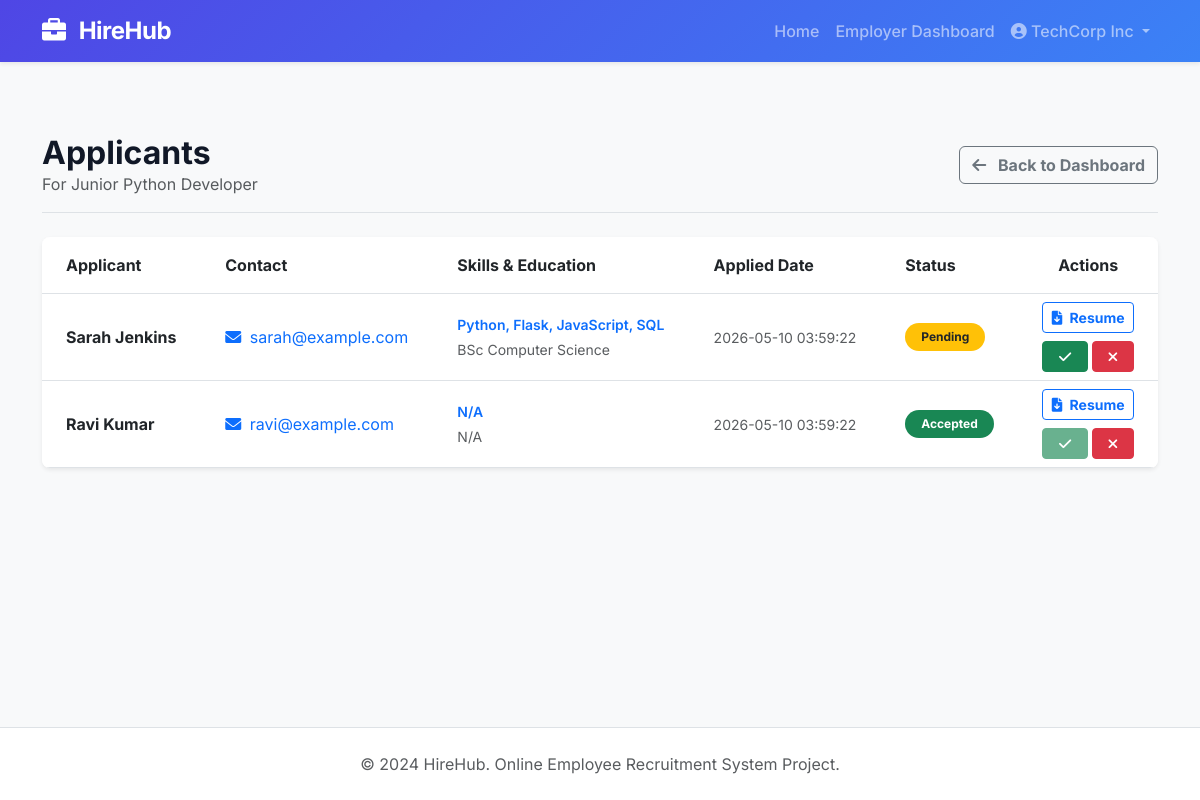
Screenshot of /employer/job/1/applicants (signed in) with the database file from the repository.
### tables this page shows
CREATE TABLE jobs (
    id INTEGER PRIMARY KEY AUTOINCREMENT,
    title TEXT NOT NULL,
    company TEXT NOT NULL,
    category TEXT NOT NULL,
    skills TEXT NOT NULL,
    experience TEXT NOT NULL,
    salary TEXT NOT NULL,
    location TEXT NOT NULL,
    description TEXT NOT NULL,
    last_date TEXT NOT NULL,
    employer_id INTEGER NOT NULL,
    FOREIGN KEY(employer_id) REFERENCES users(id)
);

CREATE TABLE applications (
    id INTEGER PRIMARY KEY AUTOINCREMENT,
    job_id INTEGER NOT NULL,
    seeker_id INTEGER NOT NULL,
    resume TEXT NOT NULL, -- Path to resume file
    status TEXT NOT NULL DEFAULT 'Pending' CHECK(status IN ('Pending', 'Accepted', 'Rejected')),
    applied_date TIMESTAMP DEFAULT CURRENT_TIMESTAMP,
    FOREIGN KEY(job_id) REFERENCES jobs(id),
    FOREIGN KEY(seeker_id) REFERENCES users(id)
);

CREATE TABLE users (
    id INTEGER PRIMARY KEY AUTOINCREMENT,
    name TEXT NOT NULL,
    email TEXT UNIQUE NOT NULL,
    password TEXT NOT NULL,
    role TEXT NOT NULL CHECK(role IN ('employer', 'seeker'))
);

CREATE TABLE seeker_profiles (
    id INTEGER PRIMARY KEY AUTOINCREMENT,
    user_id INTEGER NOT NULL UNIQUE,
    phone TEXT,
    address TEXT,
    skills TEXT,
    education TEXT,
    experience TEXT,
    FOREIGN KEY(user_id) REFERENCES users(id)
);

### app.py (the view)
@app.route('/employer/job/<int:job_id>/applicants')
@login_required
def view_applicants(job_id):
    if session.get('role') != 'employer':
        return redirect(url_for('index'))
    conn = get_db_connection()
    job = conn.execute('SELECT * FROM jobs WHERE id = ? AND employer_id = ?', (job_id, session['user_id'])).fetchone()
    if not job:
        conn.close()
        flash("Job not found or unauthorized.", "danger")
        return redirect(url_for('employer_dashboard'))
    apps = conn.execute('''
        SELECT a.id as app_id, u.name, u.email, sp.skills, sp.education, a.resume, a.status, a.applied_date
        FROM applications a
        JOIN users u ON a.seeker_id = u.id
        LEFT JOIN seeker_profiles sp ON u.id = sp.user_id
        WHERE a.job_id = ?
        ORDER BY a.applied_date DESC
    ''', (job_id,)).fetchall()
    conn.close()
    return render_template('employer/view_applicants.html', applicants=apps, job=job)

### app.py (called while the page is built)
def login_required(f):
    from functools import wraps
    @wraps(f)
    def decorated_function(*args, **kwargs):
        if 'user_id' not in session:
            flash("Please log in first.", "warning")
            return redirect(url_for('login'))
        return f(*args, **kwargs)
    return decorated_function

### database.py (called while the page is built)
def get_db_connection():
    conn = sqlite3.connect(DATABASE)
    conn.row_factory = sqlite3.Row
    return conn

### templates/employer/view_applicants.html (shortened to what this page needs)
{% extends 'base.html' %}
{% block content %}
<div class="container py-5">
    <div class="d-flex justify-content-between align-items-center mb-4 pb-3 border-bottom">
        <div>
            <h2 class="fw-bold mb-0">Applicants</h2>
            <p class="text-muted mb-0">For {{ job.title }}</p>
        </div>
        <a href="{{ url_for('employer_dashboard') }}" class="btn btn-outline-secondary fw-bold">
            <i class="fa-solid fa-arrow-left me-2"></i> Back to Dashboard
        </a>
    </div>
    {% if applicants %}
        <div class="table-responsive bg-white rounded-3 shadow-sm">
            <table class="table table-hover align-middle mb-0">
                <thead class="bg-light">
                    <tr>
                        <th class="py-3 px-4">Applicant</th>
                        <th class="py-3 px-4">Contact</th>
                        <th class="py-3 px-4">Skills & Education</th>
                        <th class="py-3 px-4">Applied Date</th>
                        <th class="py-3 px-4">Status</th>
                        <th class="py-3 px-4 text-center">Actions</th>
                    </tr>
                </thead>
                <tbody>
                    {% for app in applicants %}
                    <tr>
                        <td class="px-4 fw-bold">{{ app.name }}</td>
                        <td class="px-4">
                            <a href="mailto:{{ app.email }}" class="text-decoration-none"><i class="fa-solid fa-envelope me-1"></i> {{ app.email }}</a>
                        </td>
                        <td class="px-4">
                            <div class="small fw-semibold text-primary mb-1">{{ app.skills or 'N/A' }}</div>
                            <div class="small text-muted">{{ app.education or 'N/A' }}</div>
                        </td>
                        <td class="px-4 text-muted small">{{ app.applied_date }}</td>
                        <td class="px-4">
                            {% if app.status == 'Pending' %}
                                <span class="badge bg-warning text-dark px-3 py-2 rounded-pill">Pending</span>
                            {% elif app.status == 'Accepted' %}
                                <span class="badge bg-success px-3 py-2 rounded-pill">Accepted</span>
                            {% else %}
                                <span class="badge bg-danger px-3 py-2 rounded-pill">Rejected</span>
                            {% endif %}
                        </td>
                        <td class="px-4 text-center">
                            <a href="{{ url_for('static', filename='uploads/' + app.resume) }}" target="_blank" class="btn btn-sm btn-outline-primary mb-1 w-100 fw-bold">
                                <i class="fa-solid fa-file-arrow-down me-1"></i> Resume
                            </a>
                            <form method="POST" action="{{ url_for('update_application', app_id=app.app_id) }}" class="d-flex gap-1 mt-1 justify-content-center">
                                <button type="submit" name="status" value="Accepted" class="btn btn-sm btn-success flex-fill" title="Accept" {% if app.status == 'Accepted' %}disabled{% endif %}><i class="fa-solid fa-check"></i></button>
                                <button type="submit" name="status" value="Rejected" class="btn btn-sm btn-danger flex-fill" title="Reject" {% if app.status == 'Rejected' %}disabled{% endif %}><i class="fa-solid fa-xmark"></i></button>
                            </form>
                        </td>
                    </tr>
                    {% endfor %}
                </tbody>
            </table>
        </div>
    {% endif %}
</div>
{% endblock %}

### templates/base.html (shortened to what this page needs)
<!DOCTYPE html>
<html lang="en">
<head>
    <link href="https://cdn.jsdelivr.net/npm/bootstrap@5.3.0/dist/css/bootstrap.min.css" rel="stylesheet">
    <link rel="stylesheet" href="https://cdnjs.cloudflare.com/ajax/libs/font-awesome/6.0.0/css/all.min.css">
    <link rel="stylesheet" href="{{ url_for('static', filename='css/style.css') }}">
</head>
<body class="d-flex flex-column min-vh-100 bg-light">
    <nav class="navbar navbar-expand-lg navbar-dark bg-primary shadow-sm glass-nav">
        <div class="container">
            <a class="navbar-brand fw-bold" href="{{ url_for('index') }}">
                <i class="fa-solid fa-briefcase me-2"></i> HireHub
            </a>
            <div class="collapse navbar-collapse" id="navbarNav">
                <ul class="navbar-nav ms-auto font-weight-500">
                    <li class="nav-item">
                        <a class="nav-link" href="{{ url_for('index') }}">Home</a>
                    </li>
                    {% if session.get('user_id') %}
                        {% if session.get('role') == 'employer' %}
                            <li class="nav-item"><a class="nav-link" href="#">Employer Dashboard</a></li>
                        {% else %}
                            <li class="nav-item"><a class="nav-link" href="#">Job Seeker Dashboard</a></li>
                        {% endif %}
                        <li class="nav-item dropdown">
                            <a class="nav-link dropdown-toggle" href="#" id="navbarDropdown" role="button" data-bs-toggle="dropdown">
                                <i class="fa-solid fa-user-circle"></i> {{ session.get('name') }}
                            </a>
                        </li>
                    {% endif %}
                </ul>
            </div>
        </div>
    </nav>
    <main class="flex-grow-1">
        {% block content %}{% endblock %}
    </main>
    <footer class="bg-white py-4 mt-auto border-top">
        <div class="container text-center">
            <p class="mb-0 text-muted">&copy; 2024 HireHub. Online Employee Recruitment System Project.</p>
        </div>
    </footer>
</body>
</html>

### static/css/style.css (style rules this page uses)
:root { --primary-color: #4F46E5; --primary-hover: #4338CA; --secondary-color: #10B981; --dark-color: #111827; --light-color: #F9FAFB; }
body { font-family: 'Inter', sans-serif; background-color: #f3f4f6; color: var(--dark-color); }
.bg-primary { background: linear-gradient(135deg, var(--primary-color), #3B82F6) !important; }
.glass-nav { backdrop-filter: blur(10px); -webkit-backdrop-filter: blur(10px); }
.navbar-brand { font-size: 1.5rem; letter-spacing: -0.5px; }
.nav-link { font-weight: 500; transition: color 0.2s ease; }

### rows the page displays
jobs: get "TechCorp Inc", title "Junior Python Developer"
applications: name "Sarah Jenkins", email "sarah@example.com", skills "Python, Flask, JavaScript, SQL", education "BSc Computer Science", applied_date "2026-05-10 03:59:22", status "Pending"
applications: name "Ravi Kumar", email "ravi@example.com", skills "N/A", education "N/A", applied_date "2026-05-10 03:59:22", status "Accepted"
